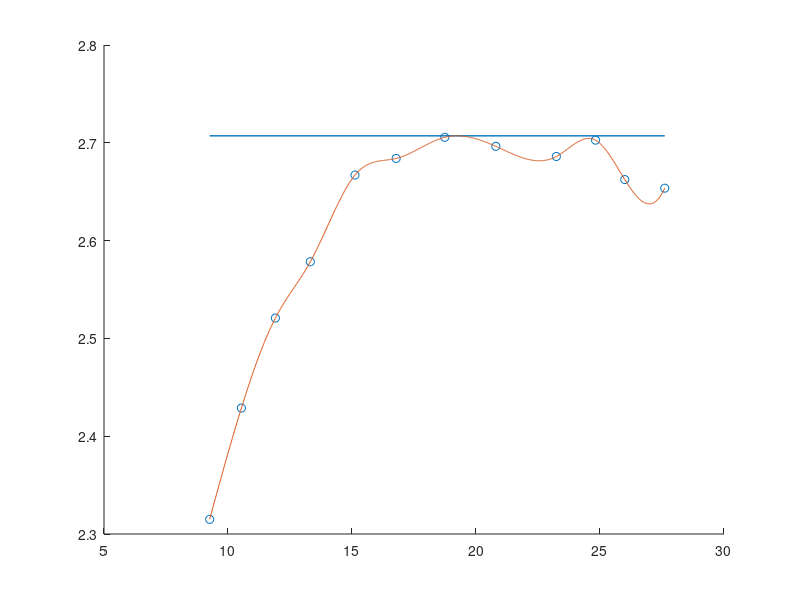

The MATLAB script that drew this image:
clear all;
close all;
V=[4.63
5.06
5.48
5.86
6.35
6.71
7.12
7.49
7.9
8.19
8.32
8.56];
I=[0.5
0.48
0.46
0.44
0.42
0.4
0.38
0.36
0.34
0.33
0.32
0.31];
P=V.*I;
R=[9.26
10.54
11.91
13.32
15.12
16.78
18.74
20.8
23.24
24.82
26
27.61];
t=R;
y=P;


hold on;

y_when_t_is_4 = interp1(t,y,4);
xx=linspace(t(1),t(end),1000);
yy=interp1(t,y,xx,'spline');  % use whatever method suits you the best

x=xx
y4=max(yy);
line([x(1) x(end)],[y4 y4],'LineWidth',1)
plot(t,y,'o',xx,yy);
